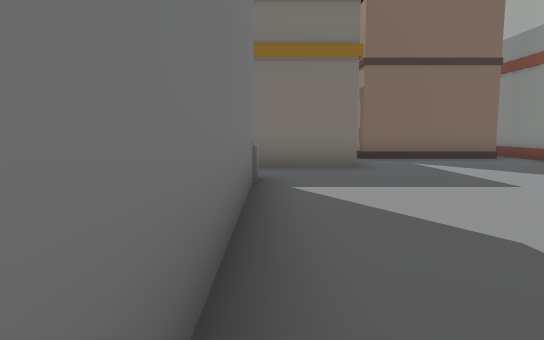
[1] (above)

24 first-person views from a walk through a 3-D level made in the Unity game engine. The camera is 1.4 m above the floor, tilts 6° down and sees 75° across. The floor is counted in squares, 2 m on a side. Each view is taken from the middle of a square. On the plan, view 1 faces up. The plan holds only what a view shows up to about 11 squares ahead; the rest is blank. The place goes on beyond the plan. The player is left out.

[2]
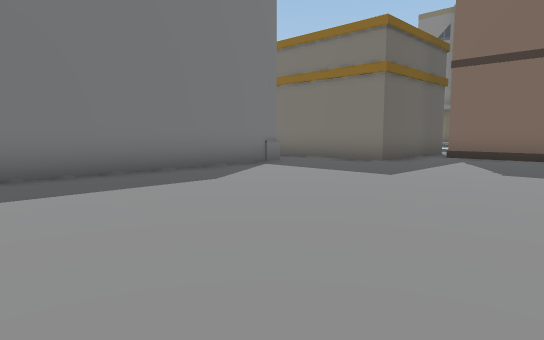

[3]
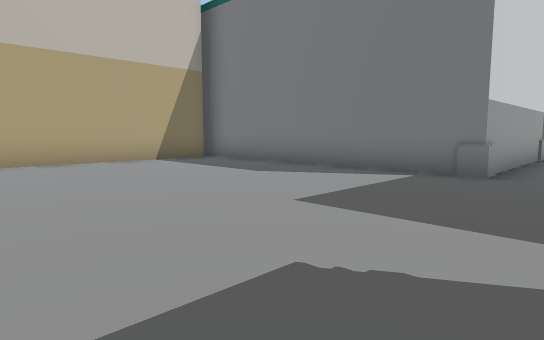

[4]
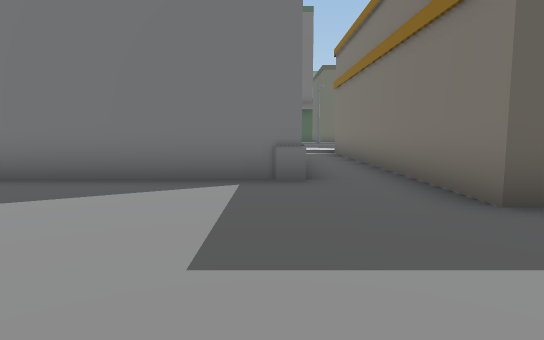

[5]
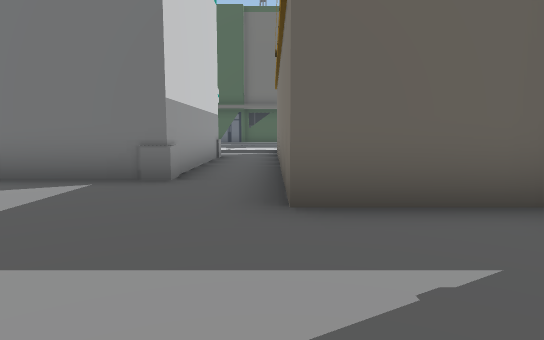

[6]
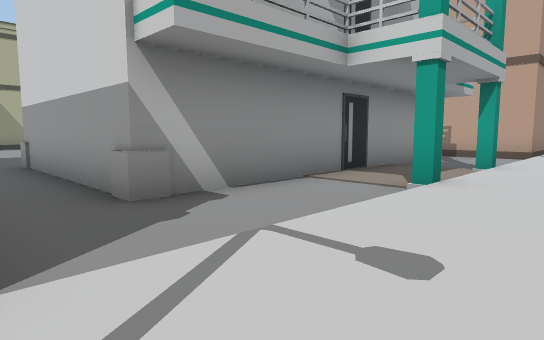

[7]
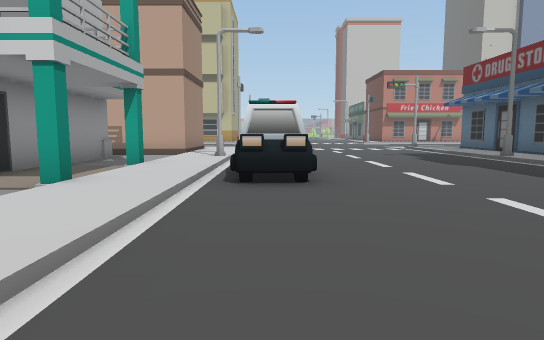

[8]
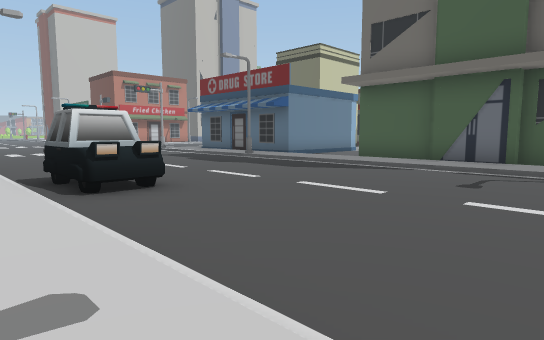

[9]
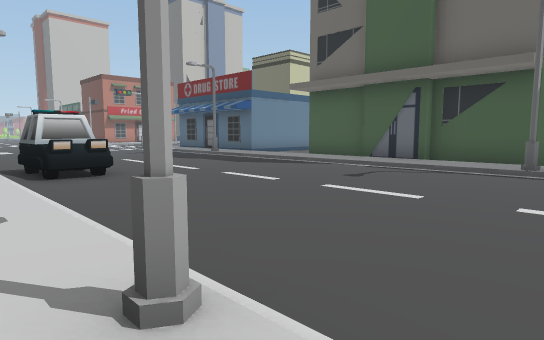

[10]
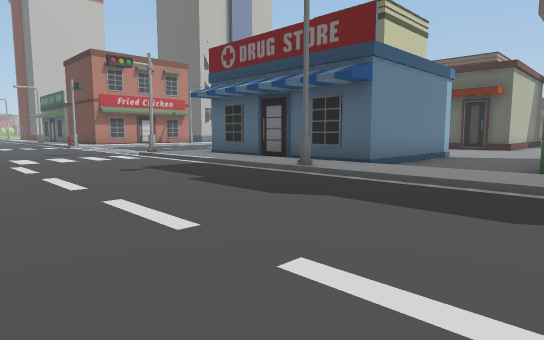

[11]
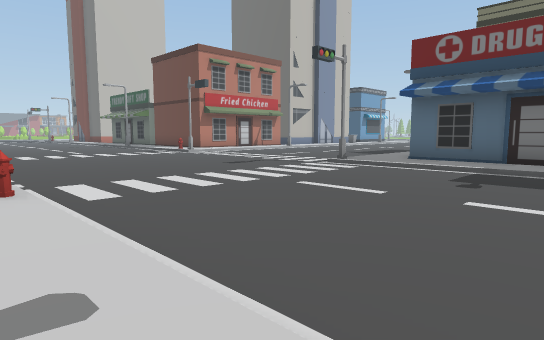

[12]
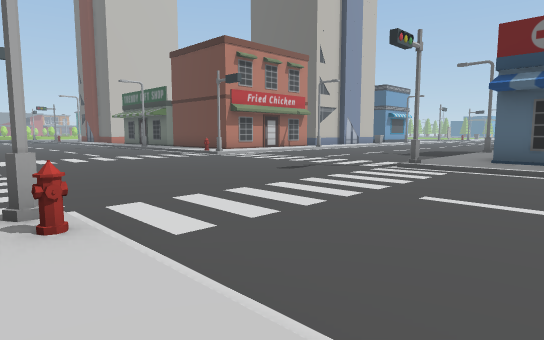

[13]
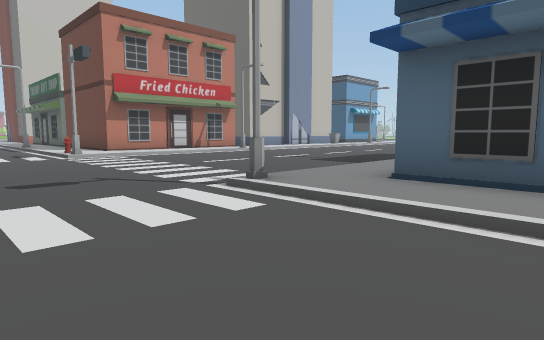

[14]
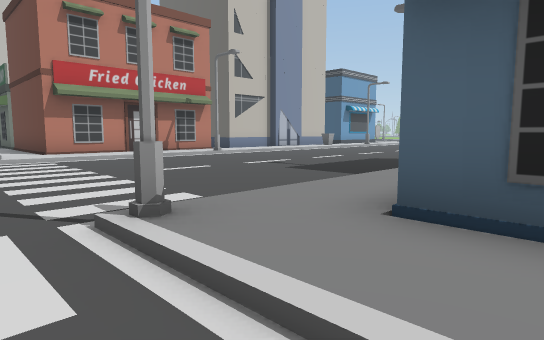

[15]
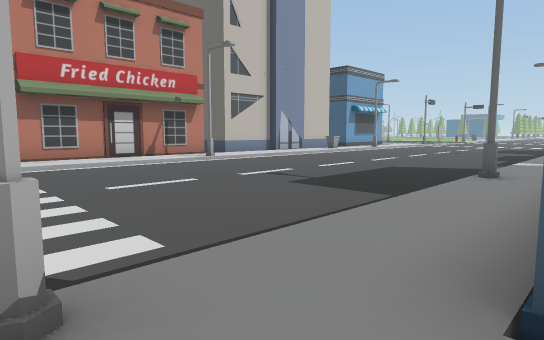

[16]
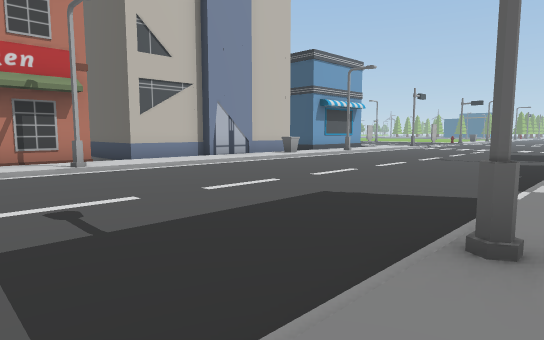

[17]
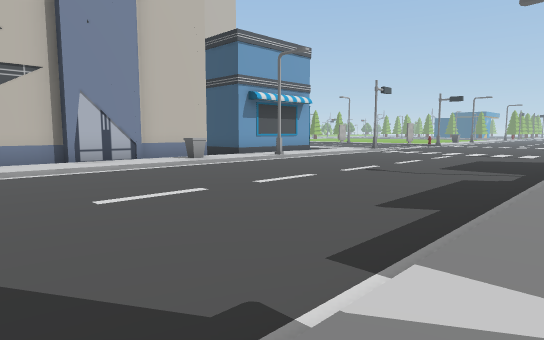

[18]
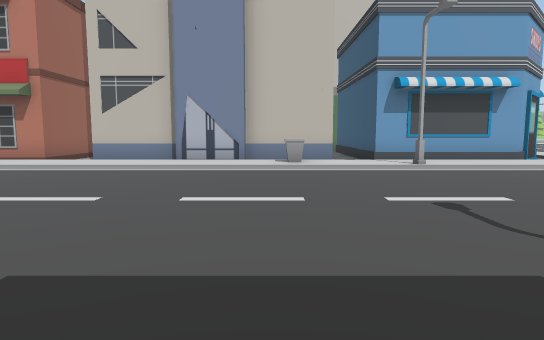

[19]
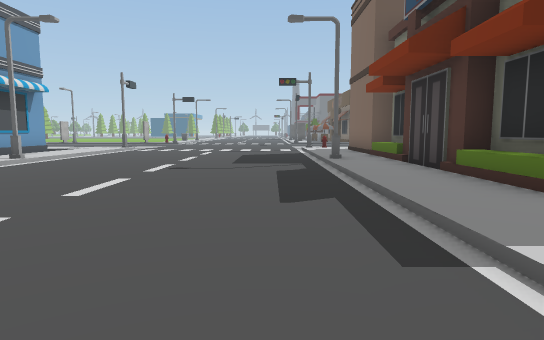

[20]
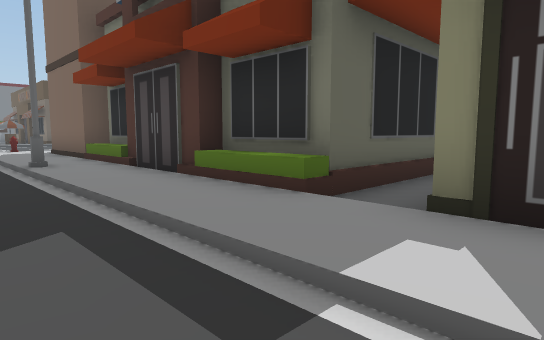

[21]
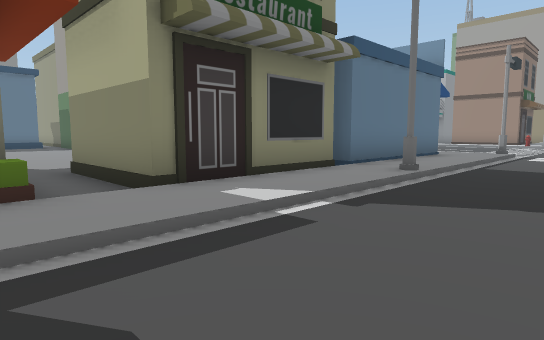

[22]
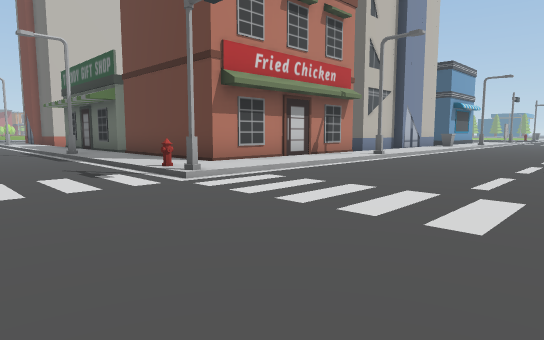

[23]
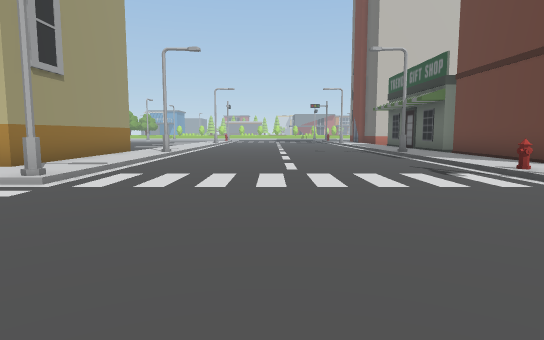

[24]
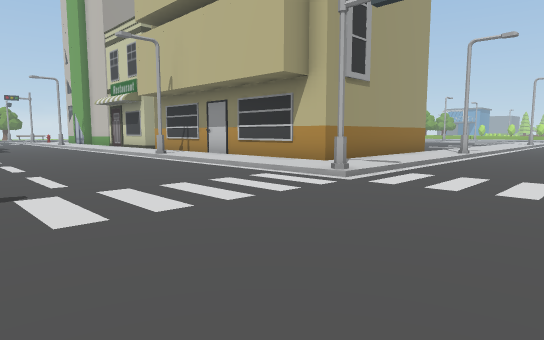

### Floor plan
Key: @ floor where view 1 was taken; # wall or solid block; . main floor; : floor 0.25 m higher than the main floor; / step, stairs or slope; O other object.
Columns run from 36 left of view 1 to 6 right of it. Each row starts with its distance up from view 1.
  9                         .../:        O.....
  8                  ## O......O:        O.....
  7                   O:/....../: OOOOOOOO.....
  6                   O:/....../:..............
  5                   O:/....../:..#####.......
  4                   O:/....../:..#   #.......
  3                   O:/....../:..#   #.......
  2                   O:/.....O/:#.#   #.......
  1           ..      O:/.....O/:..#   #.......
  0           ........ :/.....O/:#.#   #@......
 -1           .. ..... :/....../:..#   #.......
 -2          O.   #####:O......O:..#    OOOOOO
 -3          O.       #:/....../:..#
 -4         O.O       #:/....../:###
 -5         O.O       #:/....../:#
 -6   O     O.O       #:/....../:#
 -7 ##OOOOOOO.OOOO#####:/....../:
 -8 ::::O:::::::::O:::::#......O:
 -9  ...O.........O..............
-10 ............................
-11 .............................
-12  ..................................
-13  ....................................
-14  ....................................
-15  ...................................
-16  :::O:::::::::O:::::#......#::::::O
-17 ::::::O:::::::::::::O....../:::::::
-18 #####.OOOOOOO######:/....../:OOOOOO
-19     #.      O#    #:/....../:O
-20             O     #:/....../:O
-21                   #:/....../:O
-22                   #:O......O:O

Where each view was taken, in squares from view 1:
view 1: 0 up, 0 right, facing up
view 2: 1 down, 6 right, facing up-left
view 3: 7 up, 6 right, facing down-left
view 4: 5 up, 5 right, facing left
view 5: 7 up, 5 right, facing left
view 6: 7 up, 9 left, facing down-right
view 7: 7 up, 10 left, facing down
view 8: 7 up, 8 left, facing down-left
view 9: 9 up, 8 left, facing down-left
view 10: 2 up, 11 left, facing down-left
view 11: 3 down, 8 left, facing down-left
view 12: 5 down, 8 left, facing down-left
view 13: 5 down, 13 left, facing down-left
view 14: 6 down, 15 left, facing down-left
view 15: 7 down, 16 left, facing down-left
view 16: 8 down, 20 left, facing down-left
view 17: 8 down, 24 left, facing down-left
view 18: 8 down, 29 left, facing down
view 19: 10 down, 24 left, facing left
view 20: 10 down, 25 left, facing up-left
view 21: 11 down, 28 left, facing up-right
view 22: 11 down, 13 left, facing down-left
view 23: 11 down, 12 left, facing down
view 24: 11 down, 12 left, facing down-right
